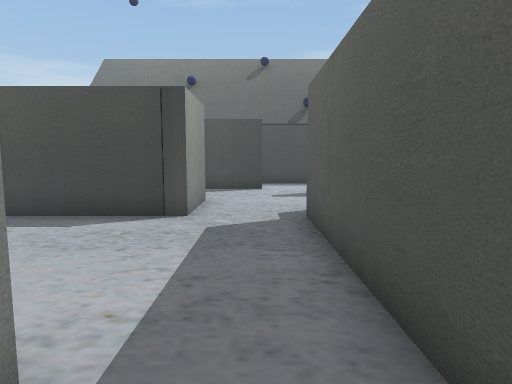
view 1 (above)

18 first-person views from a walk through a scene from a Unity 3-D project. The camera is 1.3 m above the floor, tilts 6° down and sees 75° across. The floor is counted in squares, 1 m on a side. Each view is taken from the middle of a square. On the plan, view 1 faces up. The plan holds only what a view shows up to about 14 squares ahead; the rest is blank. The place goes on beyond the plan. The player character is not drawn.

view 2
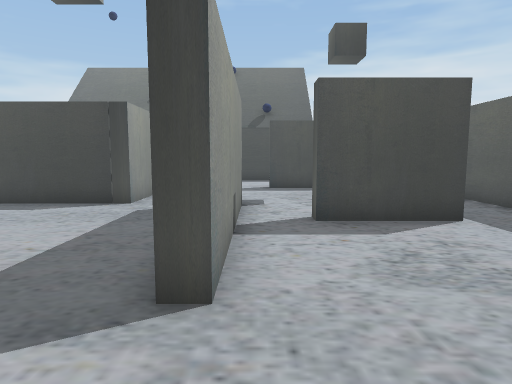

view 3
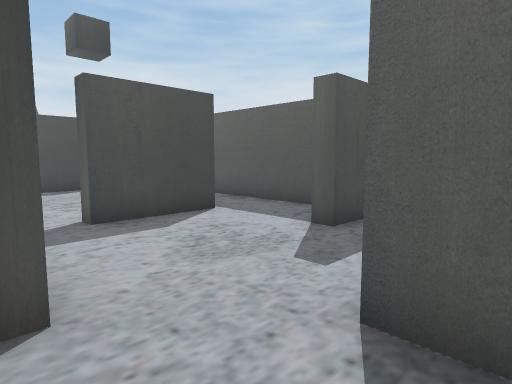

view 4
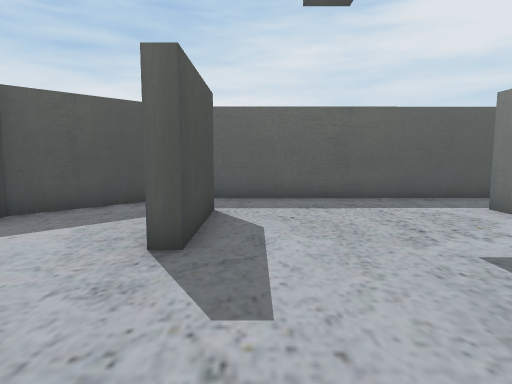

view 5
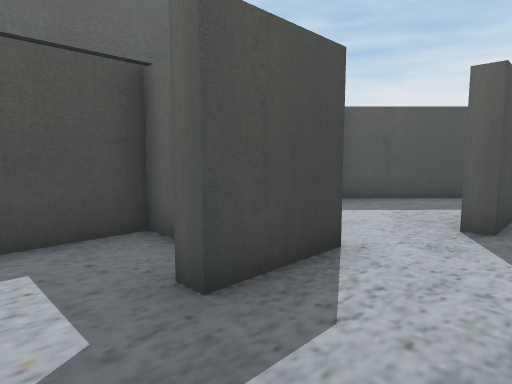

view 6
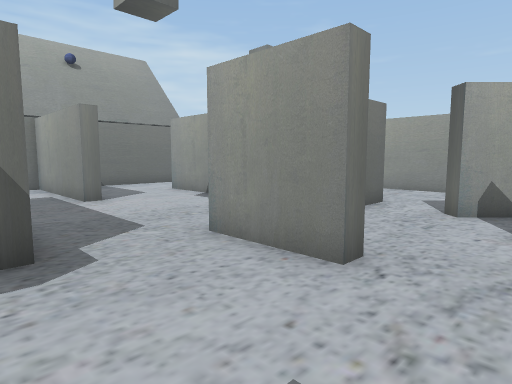

view 7
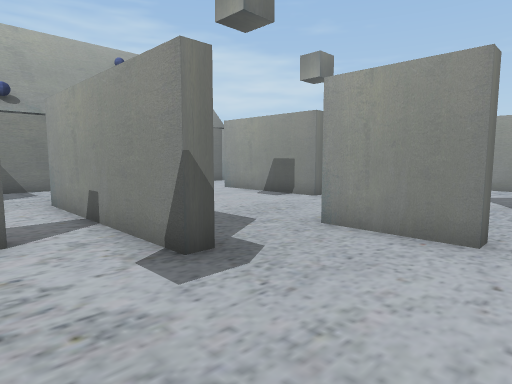

view 8
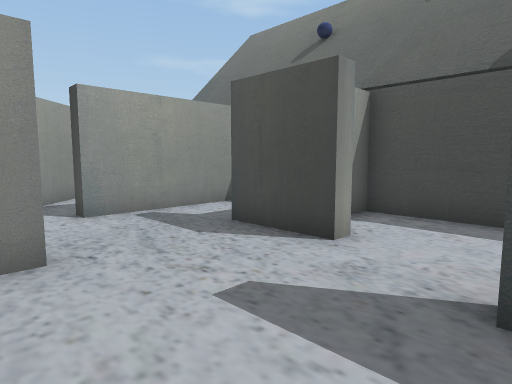

view 9
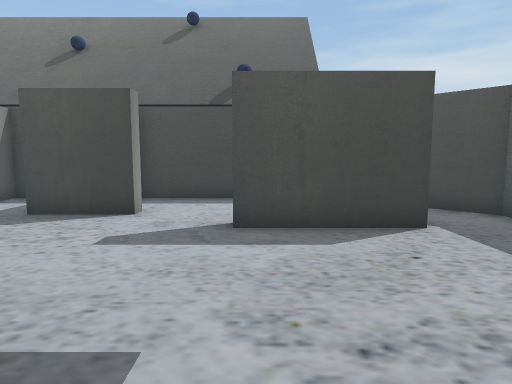

view 10
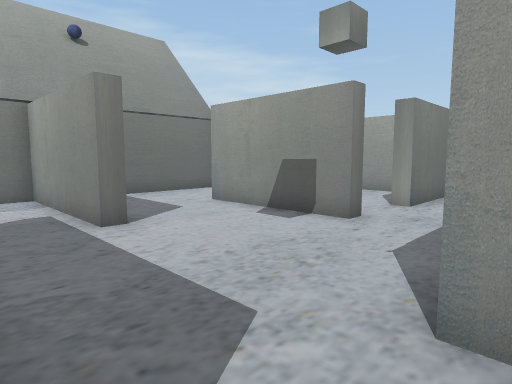

view 11
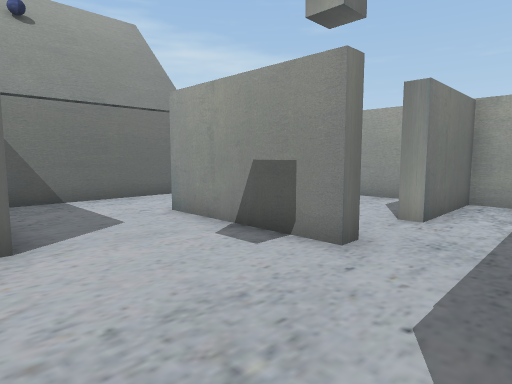

view 12
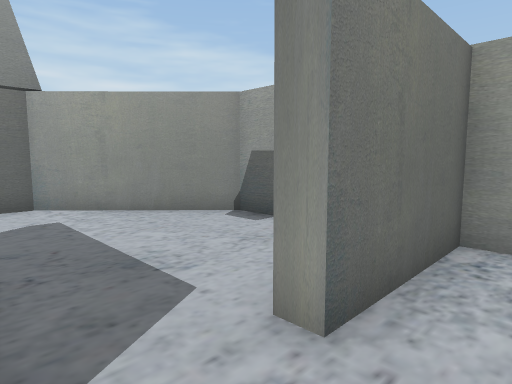

view 13
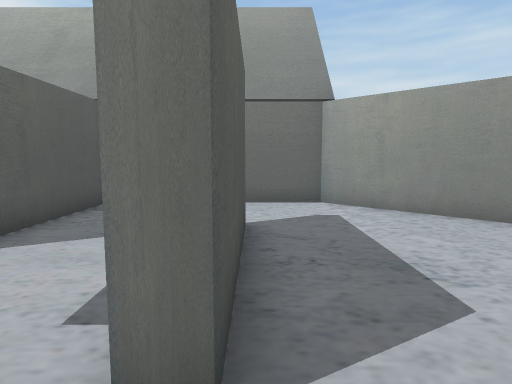

view 14
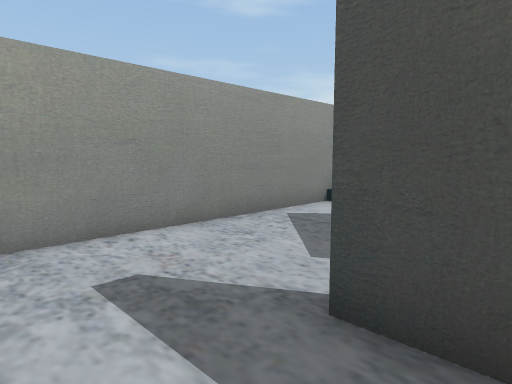

view 15
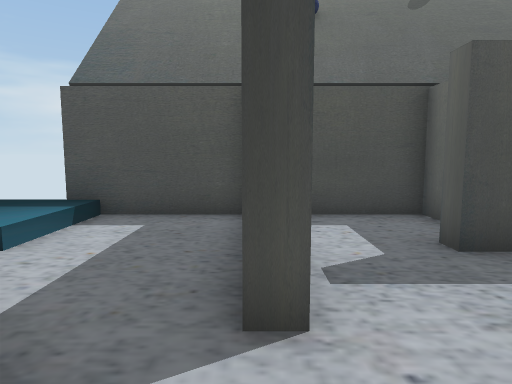

view 16
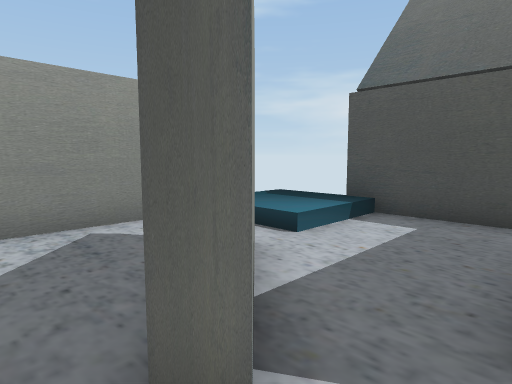

view 17
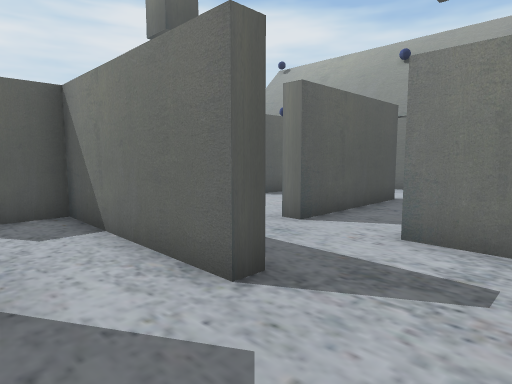

view 18
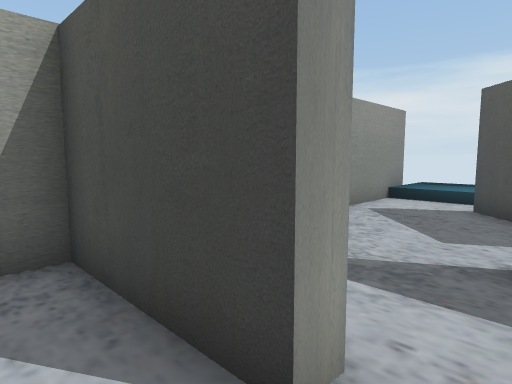

### Floor plan
Key: @ floor where view 1 was taken; # wall or solid block; x gap in a wall; . main floor; : floor 0.25 m higher than the main floor.
Columns run from 12 left of view 1 to 9 right of it. Each row starts with its distance up from view 1.
 17    x###########  ##
 16  :::...#...#... ..##
 15  :::...#...#.......##
 14 #:::...#..###.......##
 13 #......#.............#
 12 #...#..#.......####..#
 11 #...##...............#
 10 #....#...............#
  9 #.........#..........#
  8 #....######..........#
  7 #....######..#.......#
  6 #............#.......#
  5 #####........#..###..#
  4 #####.##.....#.......#
  3 #.....##.....#.......#
  2 #.....##.....#.....#
  1 #.....##..##.#.....##
  0 ##....##..##@......
 -1  ##.......##...#
 -2   ##......##...#
 -3    ##.....##...
 -4     ###########

Where each view was taken, in squares from view 1:
view 1: 0 up, 0 right, facing up
view 2: 2 down, 2 right, facing up
view 3: 2 down, 1 right, facing up-right
view 4: 11 up, 2 left, facing right
view 5: 11 up, 4 left, facing up-right
view 6: 12 up, 2 right, facing down-left
view 7: 11 up, 4 right, facing down-left
view 8: 9 up, 3 right, facing up-left
view 9: 6 up, 3 right, facing up
view 10: 8 up, 1 right, facing down-left
view 11: 7 up, 1 left, facing down-left
view 12: 6 up, 6 left, facing down-left
view 13: 6 up, 6 left, facing down
view 14: 5 up, 6 left, facing up-left
view 15: 9 up, 5 left, facing up
view 16: 9 up, 5 left, facing up-left
view 17: 10 up, 10 left, facing down-right
view 18: 3 up, 7 left, facing up-left
